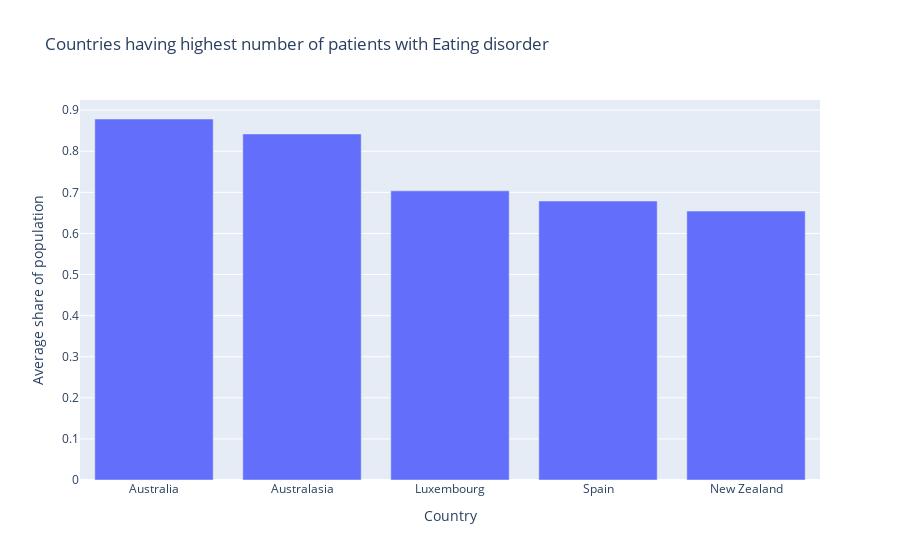

The code cell stored with this chart in its notebook:
### Code cell
df_Eating = Normalize.sort_values(by="Eating", ascending=False)
plt.figure(figsize=(10,7))
fig = px.bar(df_Eating.head(), x='Entity', y='Eating',
             title='Countries having highest number of patients with Eating disorder',
             labels={'Entity': 'Country', 'Eating': 'Average share of population'})
fig.show()

### Figure 1 — Plotly figure (JSON) as saved in the notebook; plotly's stock layout.template omitted (floating-point values rounded to 4 significant figures)
{"data": [{"alignmentgroup": "True", "hovertemplate": "Country=%{x}<br>Average share of population=%{y}<extra></extra>", "legendgroup": "", "marker": {"color": "#636efa", "pattern": {"shape": ""}}, "name": "", "offsetgroup": "", "orientation": "v", "showlegend": false, "textposition": "auto", "type": "bar", "x": ["Australia", "Australasia", "Luxembourg", "Spain", "New Zealand"], "xaxis": "x", "y": [0.8785, 0.8422, 0.7037, 0.6789, 0.6543], "yaxis": "y"}], "layout": {"barmode": "relative", "legend": {"tracegroupgap": 0}, "title": {"text": "Countries having highest number of patients with Eating disorder"}, "xaxis": {"anchor": "y", "domain": [0, 1], "title": {"text": "Country"}}, "yaxis": {"anchor": "x", "domain": [0, 1], "title": {"text": "Average share of population"}}}}
